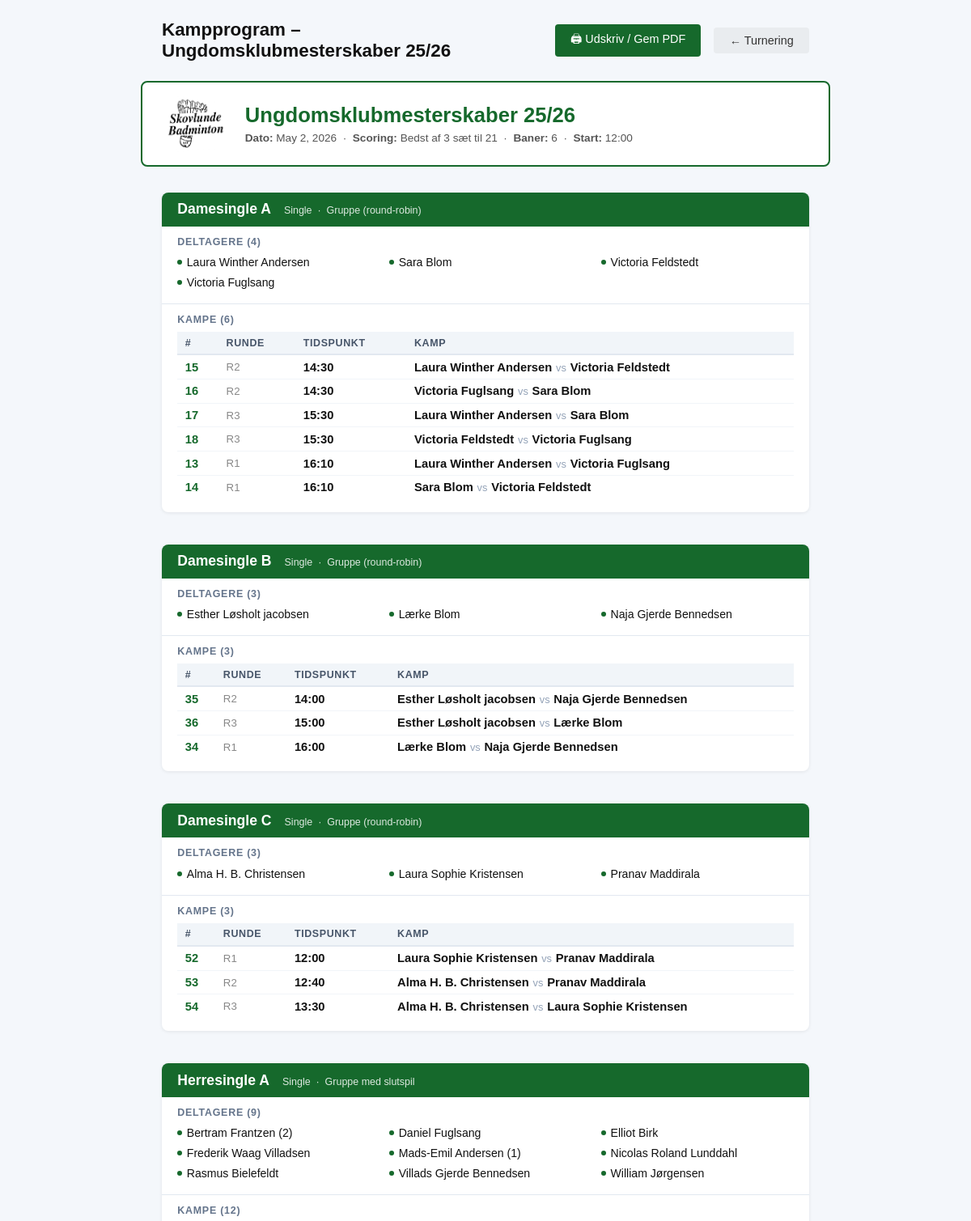
The app's page /tournaments/4/program/print/ (signed in, upper part) with its own data.
### tournaments/models.py (models this page shows, shortened)
class Tournament(models.Model):
    name = models.CharField(max_length=200, verbose_name=_("Navn"))
    date = models.DateField(verbose_name=_("Dato"))
    DIVISION_MODEL_CHOICES = [
        ('youth', _('Ungdomsrækker (U9-U19)')),
        ('mixed', _('Blandede rækker (A, B, C)')),
    ]
    division_model = models.CharField(max_length=10, choices=DIVISION_MODEL_CHOICES, verbose_name=_("Divisionsmodel"))
    SCORING_MODEL_CHOICES = [
        ('best_of_3_21', _('Bedst af 3 sæt til 21')),
        ('best_of_5_15', _('Bedst af 5 sæt til 15')),
    ]
    scoring_model = models.CharField(
        max_length=20,
        choices=SCORING_MODEL_CHOICES,
        default='best_of_3_21',
        verbose_name=_("Scoringsmodel")
    )
    single_match_duration = models.IntegerField(
        help_text=_("Varighed af en singlekamp i minutter"),
        default=30,
        verbose_name=_("Singlekamp varighed")
    )
    double_match_duration = models.IntegerField(
        help_text=_("Varighed af en doublekamp i minutter"),
        default=40,
        verbose_name=_("Doublekamp varighed")
    )
    player_break_time = models.IntegerField(
        help_text=_("Minimum hvileperiode for spillere mellem kampe i minutter"),
        default=15,
        verbose_name=_("Spillers pausetid")
    )
    court_count = models.IntegerField(
        default=4,
        verbose_name=_("Antal baner"),
        help_text=_("Antal tilgængelige baner under turneringen"),
    )
    start_time = models.TimeField(
        null=True, blank=True,
        verbose_name=_("Starttidspunkt"),
        help_text=_("Klokkeslæt for første kamp"),
    )
    schedule_locked = models.BooleanField(
        default=False,
        verbose_name=_("Program låst"),
        help_text=_("Når programmet er låst, kan kampprogram og spilleplan ikke ændres."),
    )
    logo = models.ImageField(
        upload_to='tournament_logos/',
        null=True, blank=True,
        verbose_name=_("Logo"),
        help_text=_("Logo vises på udprintede programmer og spilleplaner."),
    )
    owner = models.ForeignKey(
        settings.AUTH_USER_MODEL,
        on_delete=models.SET_NULL,
        null=True, blank=True,
        related_name='tournaments',
        verbose_name=_("Klubbruger"),
    )

class Division(models.Model):
    DISCIPLINE_CHOICES = [
        ('single', _('Single')),
        ('double', _('Double')),
        ('mixed', _('Mixeddouble')),
    ]
    TOURNAMENT_TYPE_CHOICES = [
        ('group', _('Gruppe (round-robin)')),
        ('playoff', _('Gruppe med slutspil')),
        ('tree', _('Enkeltelimination')),
    ]
    tournament = models.ForeignKey(Tournament, on_delete=models.CASCADE, related_name='divisions')
    name = models.CharField(max_length=100, verbose_name=_("Rækkenavn"))
    discipline = models.CharField(
        max_length=10, choices=DISCIPLINE_CHOICES, default='single',
        verbose_name=_("Disciplin")
    )
    tournament_type = models.CharField(
        max_length=10, choices=TOURNAMENT_TYPE_CHOICES, default='group',
        verbose_name=_("Turneringstype")
    )
    group_count = models.IntegerField(
        default=2, verbose_name=_("Antal grupper"),
        help_text=_("Antal grupper i gruppespillet (kun ved 'Gruppe med slutspil')."),
    )
    advance_count = models.IntegerField(
        default=2, verbose_name=_("Antal der går videre"),
        help_text=_("Antal spillere/hold der går videre fra hver gruppe til slutspillet."),
    )
    schedule_priority = models.IntegerField(
        default=5,
        verbose_name=_("Spilleplansprioritet"),
        help_text=_("1 = planlæg tidligst · 10 = planlæg sidst. Brug dette til at sikre at yngre rækker spiller færdigt først."),
    )
    teams = models.ManyToManyField('players.Team', related_name='divisions', blank=True, verbose_name=_("Deltagere"))

class Match(models.Model):
    STATUS_CHOICES = [
        ('pending', _('Pending')),
        ('in_progress', _('In Progress')),
        ('completed', _('Completed')),
    ]
    division = models.ForeignKey(Division, on_delete=models.CASCADE, related_name='matches')
    team1 = models.ForeignKey('players.Team', on_delete=models.SET_NULL, null=True, blank=True, related_name='team1_matches')
    team2 = models.ForeignKey('players.Team', on_delete=models.SET_NULL, null=True, blank=True, related_name='team2_matches')
    winner = models.ForeignKey('players.Team', on_delete=models.SET_NULL, null=True, blank=True, related_name='won_matches', verbose_name=_("Winner"))
    score = models.CharField(max_length=50, blank=True, null=True, verbose_name=_("Score"))
    match_round = models.IntegerField(default=1, verbose_name=_("Round"))
    match_number = models.IntegerField(null=True, blank=True, verbose_name=_("Match Number"))
    bracket_slot = models.IntegerField(null=True, blank=True, verbose_name=_("Bracket Slot"))
    bracket_label = models.CharField(max_length=120, null=True, blank=True, verbose_name=_("Bracket Label"))
    status = models.CharField(max_length=20, choices=STATUS_CHOICES, default='pending', verbose_name=_("Status"))
    walkover = models.BooleanField(default=False, verbose_name=_("Walk-over"))
    scheduled_time = models.DateTimeField(verbose_name=_("Scheduled Time"), null=True, blank=True)
    court = models.CharField(max_length=50, blank=True, null=True, verbose_name=_("Court"))
    group_number = models.IntegerField(null=True, blank=True, verbose_name=_("Gruppe nr."))
    phase = models.CharField(
        max_length=10, default='group',
        choices=[('group', _('Gruppespil')), ('playoff', _('Slutspil'))],
        verbose_name=_("Fase"),
    )

### players/models.py (models this page shows, shortened)
class Team(models.Model):
    PAIR_TYPE_CHOICES = [
        ('double', _('Double')),
        ('mixed', _('Mixeddouble')),
    ]
    player1 = models.ForeignKey(Player, on_delete=models.CASCADE, related_name='team_player1')
    player2 = models.ForeignKey(Player, on_delete=models.SET_NULL, related_name='team_player2', null=True, blank=True)
    pair_type = models.CharField(
        max_length=10, choices=PAIR_TYPE_CHOICES, null=True, blank=True,
        verbose_name=_('Par-type'),
        help_text=_('Double: samme køn · Mixeddouble: blandede'),
    )
    division = models.CharField(
        max_length=30, blank=True, null=True,
        verbose_name=_('Række'),
    )
    name = models.CharField(max_length=100, blank=True, null=True)

### tournaments/views.py (the view)
# urls.py: path('<int:pk>/program/print/', views.tournament_program_print, name='tournament_program_print'),
@login_required
def tournament_program_print(request, pk):
    tournament = get_object_or_404(Tournament, pk=pk, owner=request.user)
    divisions = tournament.divisions.prefetch_related(
        'teams', 'teams__player1', 'teams__player2',
        'matches__team1', 'matches__team2',
    ).order_by('name')
    seed_lookup = _build_seed_lookup(tournament)
    division_data = []
    for division in divisions:
        teams = list(division.teams.select_related('player1', 'player2').order_by('name'))
        matches = list(
            division.matches
            .exclude(match_number=None)
            .filter(
                Q(team1__isnull=False, team2__isnull=False) |
                Q(bracket_label__isnull=False)
            )
            .select_related('team1', 'team2')
            .order_by('scheduled_time', 'match_number')
        )
        _apply_seed_labels(matches, seed_lookup)
        slot_to_num = {
            (m.match_round, m.bracket_slot): m.match_number
            for m in matches
            if m.bracket_slot is not None and m.match_number is not None
        }
        for m in matches:
            if m.team1 is None and m.bracket_slot is not None:
                prev_round = m.match_round - 1
                feeder1 = slot_to_num.get((prev_round, 2 * m.bracket_slot - 1))
                feeder2 = slot_to_num.get((prev_round, 2 * m.bracket_slot))
                m.feeder1_num = feeder1
                m.feeder2_num = feeder2
            else:
                m.feeder1_num = None
                m.feeder2_num = None
        division_data.append({
            'division': division,
            'teams': teams,
            'matches': matches,
            'seeds_dict': _seeds_dict_for_division(division, seed_lookup),
        })
    return render(request, 'tournaments/tournament_program_print.html', {
        'tournament': tournament,
        'division_data': division_data,
    })

### tournaments/templatetags/tournament_extras.py (called while the page is built)
@register.filter
def dict_get(d, key):
    if isinstance(d, dict):
        return d.get(key, '')
    return ''

### tournaments/views.py (called while the page is built)
def _build_seed_lookup(tournament):
    return {
        (s.division_id, s.team_id): s.seed_number
        for s in DivisionSeed.objects.filter(division__tournament=tournament)
    }

def _apply_seed_labels(matches, seed_lookup):
    for match in matches:
        s1 = seed_lookup.get((match.division_id, match.team1_id))
        s2 = seed_lookup.get((match.division_id, match.team2_id))
        match.t1_seed = f' ({s1})' if s1 else ''
        match.t2_seed = f' ({s2})' if s2 else ''

def _seeds_dict_for_division(division, seed_lookup):
    return {
        team_pk: f' ({seed_num})'
        for (div_pk, team_pk), seed_num in seed_lookup.items()
        if div_pk == division.pk
    }

### tournaments/templates/tournaments/tournament_program_print.html (shortened to what this page needs)
<!DOCTYPE html>
{% load tournament_extras %}
<html lang="da">
<head>
</head>
<body>
<div class="screen-header">
  <h1>Kampprogram – {{ tournament.name }}</h1>
  <button class="btn btn-primary" onclick="window.print()">🖨 Udskriv / Gem PDF</button>
  <a href="{% url 'tournament_detail' tournament.pk %}" class="btn btn-secondary">← Turnering</a>
</div>
<div class="tournament-header">
  {% if tournament.logo %}
  <img src="{{ tournament.logo.url }}" alt="Logo" class="tournament-header-logo">
  {% endif %}
  <div class="tournament-header-text">
    <h2>{{ tournament.name }}</h2>
    <p>
      <strong>Dato:</strong> {{ tournament.date }} &nbsp;·&nbsp;
      <strong>Scoring:</strong> {{ tournament.get_scoring_model_display }} &nbsp;·&nbsp;
      <strong>Baner:</strong> {{ tournament.court_count }}
      {% if tournament.start_time %} &nbsp;·&nbsp; <strong>Start:</strong> {{ tournament.start_time|time:"H:i" }}{% endif %}
    </p>
  </div>
</div>
{% if division_data %}
  {% for dd in division_data %}
  <div class="division-section">
    <div class="division-heading">
      <h3>{{ dd.division.name }}</h3>
      <span>{{ dd.division.get_discipline_display }} &nbsp;·&nbsp; {{ dd.division.get_tournament_type_display }}</span>
    </div>
    <div class="players-block">
      <h4>Deltagere ({{ dd.teams|length }})</h4>
      {% if dd.teams %}
      <div class="players-grid">
        {% for team in dd.teams %}
        <div class="player-entry">
          <span class="player-bullet"></span>
          {{ team.name }}{{ dd.seeds_dict|dict_get:team.pk }}
        </div>
        {% endfor %}
      </div>
      {% else %}
      <p class="no-matches">Ingen deltagere tilmeldt endnu.</p>
      {% endif %}
    </div>
    <div class="matches-block">
      <h4>Kampe ({{ dd.matches|length }})</h4>
      {% if dd.matches %}
      <table>
        <thead>
          <tr>
            <th>#</th>
            <th>Runde</th>
            {% if dd.matches.0.scheduled_time %}<th>Tidspunkt</th>{% endif %}
            <th>Kamp</th>
          </tr>
        </thead>
        <tbody>
          {% for match in dd.matches %}
          <tr>
            <td class="match-no">{{ match.match_number }}</td>
            <td class="round-col">R{{ match.match_round }}</td>
            {% if match.scheduled_time %}
            <td class="tid-col">{{ match.scheduled_time|time:"H:i" }}</td>
            {% elif dd.matches.0.scheduled_time %}
            <td class="tid-col">–</td>
            {% endif %}
            <td class="teams-col">
              {% if match.team1 and match.team2 %}
              {{ match.team1.name }}{{ match.t1_seed }}<span class="vs">vs</span>{{ match.team2.name }}{{ match.t2_seed }}
              {% elif match.feeder1_num and match.feeder2_num %}
              <span style="color:#555; font-style:italic;">Vinder kamp {{ match.feeder1_num }} vs vinder kamp {{ match.feeder2_num }}</span>
              {% elif match.bracket_label %}
              <span style="color:#888; font-style:italic;">{{ match.bracket_label }}</span>
              {% else %}
              <span style="color:#aaa;">TBD vs TBD</span>
              {% endif %}
            </td>
          </tr>
          {% endfor %}
        </tbody>
      </table>
      {% else %}
      <p class="no-matches">Ingen kampe genereret endnu for denne række.</p>
      {% endif %}
    </div>
  </div>
  {% endfor %}
{% else %}
<div class="empty-state">
  <div style="font-size:2rem; margin-bottom:0.5rem;">📋</div>
  <p>Ingen rækker fundet i denne turnering.</p>
</div>
{% endif %}
</body>
</html>

### tournaments/templates/tournaments/tournament_program_print.html (style rules this page uses)
body { font-family: Arial, Helvetica, sans-serif; background: #f4f7fb; margin: 0; padding: 1.5rem; color: #111; font-size: 0.92rem; }
.screen-header { max-width: 800px; margin: 0 auto 1.5rem; display: flex; align-items: center; gap: 1rem; flex-wrap: wrap; }
.screen-header h1 { margin: 0; font-size: 1.4rem; flex: 1; }
.btn { display: inline-block; padding: 0.5rem 1.2rem; border-radius: 4px; text-decoration: none; font-size: 0.9rem; cursor: pointer; border: none; }
.btn-primary { background: #16692c; color: #fff; }
.btn-secondary { background: #e9ecef; color: #333; }
.tournament-header { max-width: 800px; margin: 0 auto 2rem; border: 2px solid #16692c; border-radius: 8px; padding: 1rem 1.5rem; background: #fff; display: flex; align-items: center; gap: 1.25rem; }
.tournament-header-logo { flex-shrink: 0; max-height: 70px; max-width: 140px; object-fit: contain; }
.tournament-header-text { flex: 1; }
.tournament-header h2 { margin: 0 0 0.4rem; font-size: 1.6rem; color: #16692c; }
.tournament-header p { margin: 0; color: #555; font-size: 0.85rem; }
.division-section { max-width: 800px; margin: 0 auto 2.5rem; background: #fff; border-radius: 8px; overflow: hidden; box-shadow: 0 1px 4px rgba(0,0,0,.08); page-break-inside: avoid; break-inside: avoid; }
.division-heading { background: #16692c; color: #fff; padding: 0.65rem 1.2rem; display: flex; align-items: baseline; gap: 1rem; }
.division-heading h3 { margin: 0; font-size: 1.1rem; }
.division-heading span { font-size: 0.78rem; opacity: 0.85; }
.players-block { padding: 0.75rem 1.2rem 0.25rem; border-bottom: 1px solid #e2e8f0; }
.players-block h4 { margin: 0 0 0.5rem; font-size: 0.78rem; text-transform: uppercase; letter-spacing: 0.06em; color: #64748b; }
.players-grid { display: grid; grid-template-columns: repeat(auto-fill, minmax(180px, 1fr)); gap: 0.25rem 1.5rem; margin-bottom: 0.75rem; }
.player-entry { font-size: 0.88rem; display: flex; align-items: center; gap: 0.35rem; padding: 0.15rem 0; }
.player-bullet { width: 6px; height: 6px; border-radius: 50%; background: #16692c; flex-shrink: 0; }
.matches-block { padding: 0.75rem 1.2rem 1rem; }
.matches-block h4 { margin: 0 0 0.5rem; font-size: 0.78rem; text-transform: uppercase; letter-spacing: 0.06em; color: #64748b; }
table { width: 100%; border-collapse: collapse; }
thead th { background: #f1f5f9; padding: 0.4rem 0.6rem; font-size: 0.78rem; text-transform: uppercase; letter-spacing: 0.05em; text-align: left; border-bottom: 2px solid #e2e8f0; color: #475569; }
tbody tr { border-bottom: 1px solid #f1f5f9; }
tbody tr:last-child { border-bottom: none; }
tbody td { padding: 0.4rem 0.6rem; vertical-align: middle; }
.match-no { font-weight: 700; color: #16692c; white-space: nowrap; }
.round-col { color: #888; white-space: nowrap; font-size: 0.83rem; }
.tid-col { white-space: nowrap; font-weight: 600; }
.teams-col { font-weight: 600; }
.vs { color: #94a3b8; font-weight: 400; font-size: 0.8rem; margin: 0 0.3rem; }

### records on screen
Tournament: name "Ungdomsklubmesterskaber 25/26", logo (picture), date "May 2, 2026", scoring_model "Bedst af 3 sæt til 21", court_count "6", start_time "12:00"
Division: division.name "Damesingle A", division.discipline "Single", division.tournament_type "Gruppe (round-robin)", teams|length "4", matches|length "6", shows "TIDSPUNKT"
Team: name "Laura Winther Andersen"
Team: name "Sara Blom"
Team: name "Victoria Feldstedt"
Team: name "Victoria Fuglsang"
Match: match_number "15", match_round "2", scheduled_time "14:30", team1.name "Laura Winther Andersen", team2.name "Victoria Feldstedt"
Match: match_number "16", match_round "2", scheduled_time "14:30", team1.name "Victoria Fuglsang", team2.name "Sara Blom"
Match: match_number "17", match_round "3", scheduled_time "15:30", team1.name "Laura Winther Andersen", team2.name "Sara Blom"
Match: match_number "18", match_round "3", scheduled_time "15:30", team1.name "Victoria Feldstedt", team2.name "Victoria Fuglsang"
Match: match_number "13", match_round "1", scheduled_time "16:10", team1.name "Laura Winther Andersen", team2.name "Victoria Fuglsang"
Match: match_number "14", match_round "1", scheduled_time "16:10", team1.name "Sara Blom", team2.name "Victoria Feldstedt"
Division: division.name "Damesingle B", division.discipline "Single", division.tournament_type "Gruppe (round-robin)", teams|length "3", matches|length "3", shows "TIDSPUNKT"
Team: name "Esther Løsholt jacobsen"
Team: name "Lærke Blom"
Team: name "Naja Gjerde Bennedsen"
Match: match_number "35", match_round "2", scheduled_time "14:00", team1.name "Esther Løsholt jacobsen", team2.name "Naja Gjerde Bennedsen"
Match: match_number "36", match_round "3", scheduled_time "15:00", team1.name "Esther Løsholt jacobsen", team2.name "Lærke Blom"
Match: match_number "34", match_round "1", scheduled_time "16:00", team1.name "Lærke Blom", team2.name "Naja Gjerde Bennedsen"
Division: division.name "Damesingle C", division.discipline "Single", division.tournament_type "Gruppe (round-robin)", teams|length "3", matches|length "3", shows "TIDSPUNKT"
Team: name "Alma H. B. Christensen"
Team: name "Laura Sophie Kristensen"
Team: name "Pranav Maddirala"
Match: match_number "52", match_round "1", scheduled_time "12:00", team1.name "Laura Sophie Kristensen", team2.name "Pranav Maddirala"
Match: match_number "53", match_round "2", scheduled_time "12:40", team1.name "Alma H. B. Christensen", team2.name "Pranav Maddirala"
Match: match_number "54", match_round "3", scheduled_time "13:30", team1.name "Alma H. B. Christensen", team2.name "Laura Sophie Kristensen"
Division: division.name "Herresingle A", division.discipline "Single", division.tournament_type "Gruppe med slutspil", teams|length "9", matches|length "12"
Team: name "Bertram Frantzen", seeds_dict|dict_get "(2)"
Team: name "Daniel Fuglsang"
Team: name "Elliot Birk"
Team: name "Frederik Waag Villadsen"
Team: name "Mads-Emil Andersen", seeds_dict|dict_get "(1)"
Team: name "Nicolas Roland Lunddahl"
Team: name "Rasmus Bielefeldt"
Team: name "Villads Gjerde Bennedsen"
Team: name "William Jørgensen"
